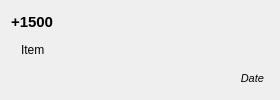
<?xml version="1.0" encoding="UTF-8"?>
<ui version="4.0">
 <class>RecordHistoryItemWidget</class>
 <widget class="QWidget" name="RecordHistoryItemWidget">
  <property name="geometry">
   <rect>
    <x>0</x>
    <y>0</y>
    <width>280</width>
    <height>100</height>
   </rect>
  </property>
  <property name="sizePolicy">
   <sizepolicy hsizetype="Preferred" vsizetype="Preferred">
    <horstretch>0</horstretch>
    <verstretch>0</verstretch>
   </sizepolicy>
  </property>
  <property name="minimumSize">
   <size>
    <width>280</width>
    <height>100</height>
   </size>
  </property>
  <property name="windowTitle">
   <string>Form</string>
  </property>
  <property name="state" stdset="0">
   <string>normal</string>
  </property>
  <layout class="QGridLayout" name="gridLayout">
   <item row="0" column="0">
    <widget class="QLabel" name="m_amount_lbl">
     <property name="font">
      <font>
       <pointsize>11</pointsize>
       <weight>75</weight>
       <bold>true</bold>
      </font>
     </property>
     <property name="text">
      <string>+1500</string>
     </property>
    </widget>
   </item>
   <item row="1" column="0">
    <widget class="QLabel" name="m_item_lbl">
     <property name="font">
      <font>
       <pointsize>9</pointsize>
      </font>
     </property>
     <property name="text">
      <string>Item</string>
     </property>
     <property name="indent">
      <number>10</number>
     </property>
    </widget>
   </item>
   <item row="2" column="0">
    <widget class="QLabel" name="m_date_lbl">
     <property name="font">
      <font>
       <pointsize>8</pointsize>
       <italic>true</italic>
      </font>
     </property>
     <property name="text">
      <string>Date</string>
     </property>
     <property name="alignment">
      <set>Qt::AlignRight|Qt::AlignTrailing|Qt::AlignVCenter</set>
     </property>
     <property name="indent">
      <number>5</number>
     </property>
    </widget>
   </item>
  </layout>
 </widget>
 <resources/>
 <connections/>
</ui>
